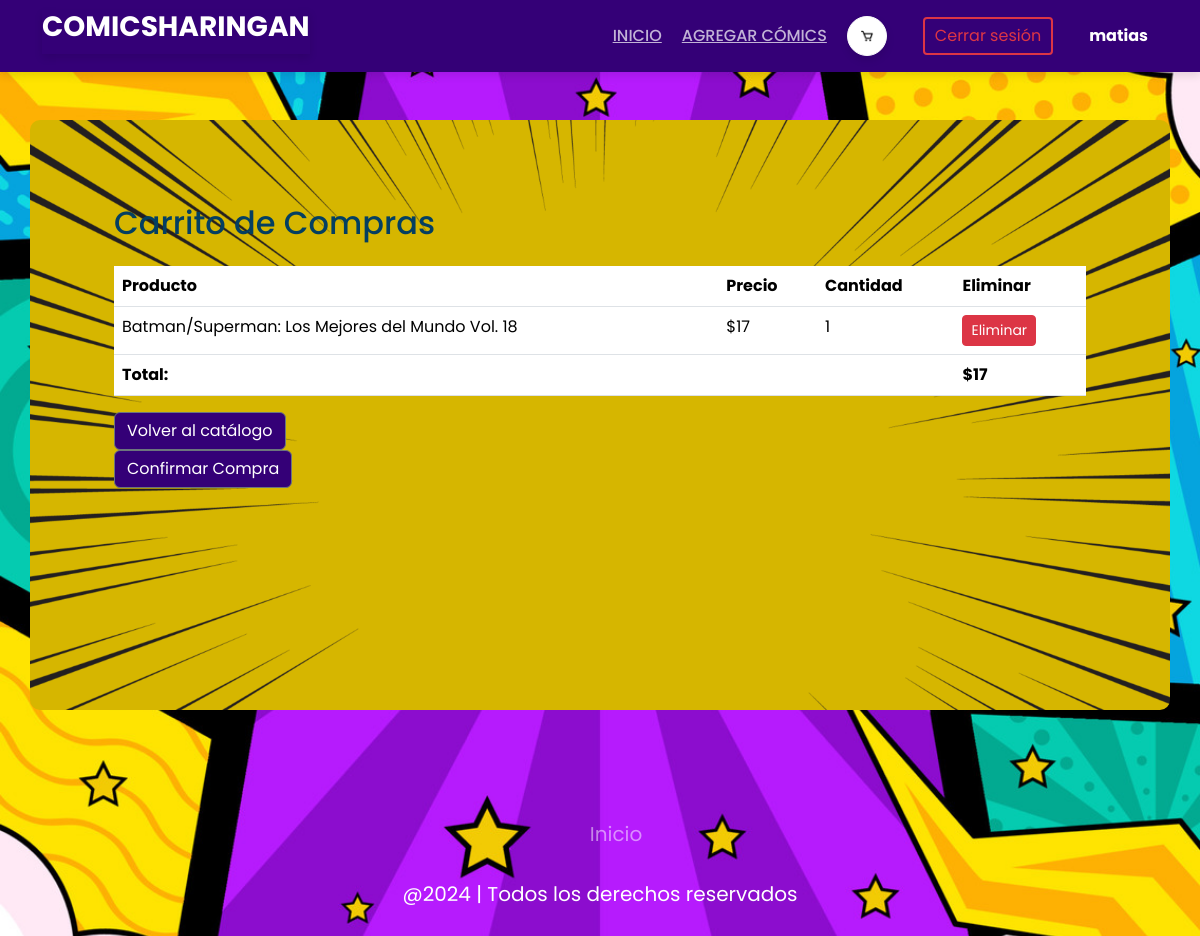
Page /ver_carrito/ (signed in) on the earlier database version.
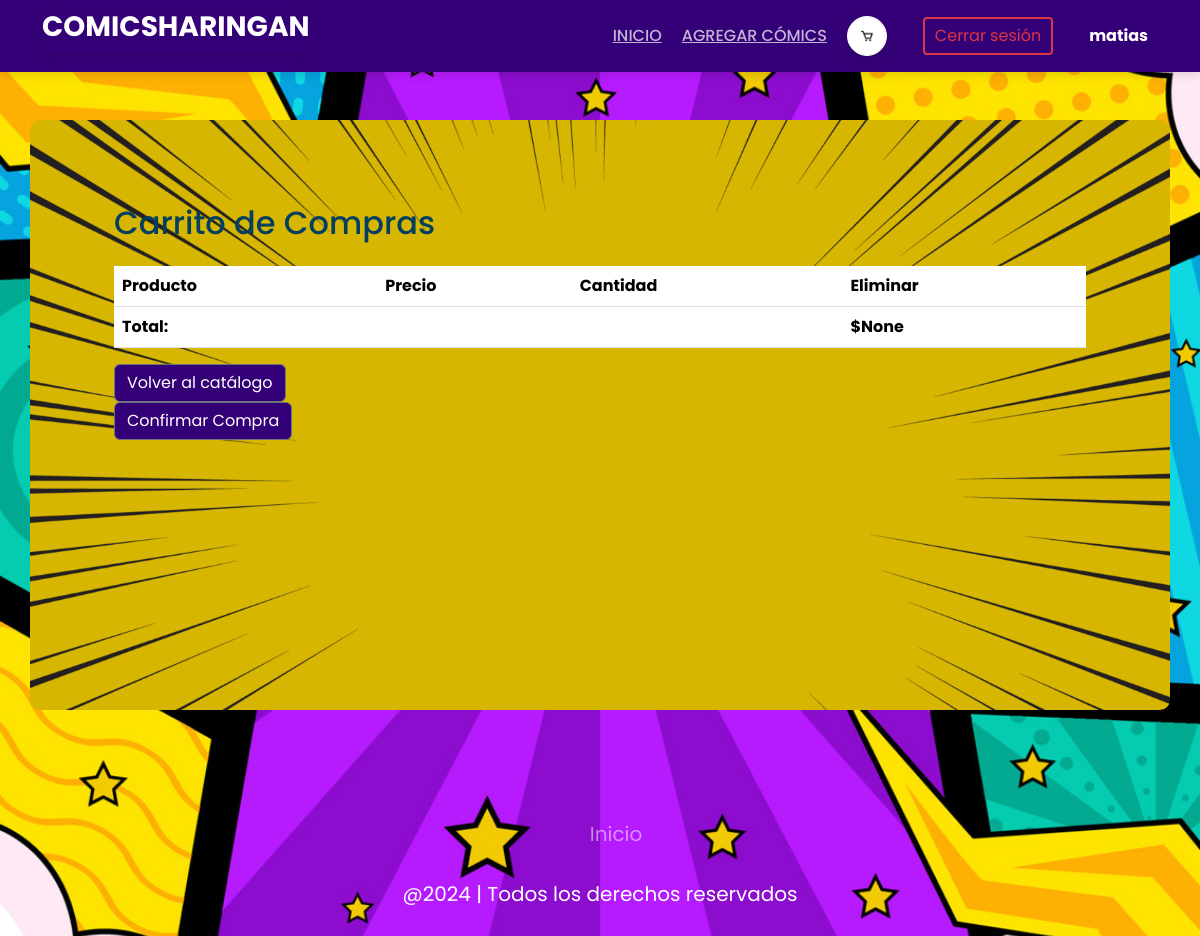
Same page on the later database version.
### post/models.py (models this page shows, shortened)
class CartItem(models.Model):
    cart = models.ForeignKey(Cart, related_name='items', on_delete=models.CASCADE)
    product = models.ForeignKey(Post, on_delete=models.CASCADE)
    quantity = models.PositiveIntegerField(default=1)

class Post(models.Model):
    title = models.CharField(max_length=250)
    content = models.TextField()
    image = models.ImageField(blank=True,null=True,upload_to='fotos/')
    price = models.IntegerField(default=0)
    stock = models.PositiveIntegerField(default=0)

### post/views.py (the view)
# urls.py: path('ver_carrito/', ver_carrito, name='ver_carrito'),
@login_required
def ver_carrito(request):
    cart = Cart.objects.filter(user=request.user).first()
    if cart:
        items = cart.items.all()
        total = items.aggregate(total=Sum('product__price'))['total']
    else:
        items = []
        total = 0
    return render(request, 'carrito.html', {'items': items, 'total': total})

### post/templates/carrito.html (shortened to what this page needs)
{% load static %}
<!DOCTYPE html>
<html lang="en">
<head>
    <link href="https://cdn.jsdelivr.net/npm/bootstrap@5.3.3/dist/css/bootstrap.min.css" rel="stylesheet">
    <link rel="stylesheet" href="{% static 'css/style_game.css' %}">
    <link rel="stylesheet" href="{% static 'css/style.css' %}">
</head>
<body>
    <header id="header" class="">
        <div class="container">
            <h1 class="logo"><a href="{% url 'index' %}">ComicSharingan</a></h1>
            <nav class="nav-menu" id="nav-menu">
                <ul>
                    <li class="active"><a href="{% url 'index' %}">Inicio</a></li>
                    {% if user.is_authenticated %}
                        {% if user.is_authenticated and user.is_staff %}
                            <li><a href="{% url 'agregar' %}">Agregar cómics</a></li>
                        {% endif %}
                        <li>
                            <a href="{% url 'ver_carrito' %}" class="btn btn-light cart-button position-relative">
                                <img src="{% static 'img/carrito.png' %}" alt="Carrito de compras" class="carimg">
                            </a>
                        </li>
                        <li>
                            <form action="{% url 'logout' %}" method="post">
                                <button type="submit" class="btn btn-outline-danger ms-3">Cerrar sesión</button>
                            </form>
                        </li>
                        <li>
                            <p class="username ms-3 mb-0">{{ user.username }}</p>
                        </li>
                    {% else %}
                        <li><a href="{% url 'login' %}" class="btn btn-outline-primary ms-3">Iniciar sesión</a></li>
                        <li><a href="{% url 'register' %}" class="btn btn-outline-success ms-3">Registrarse</a></li>
                    {% endif %}
                </ul>
            </nav>
        </div>
    </header>
    <div class="container mt-5 inises">
        <h2 class="mb-4">Carrito de Compras</h2>
        <table class="table">
            <thead>
                <tr>
                    <th scope="col">Producto</th>
                    <th scope="col">Precio</th>
                    <th scope="col">Cantidad</th>
                    <th scope="col">Eliminar</th>
                </tr>
            </thead>
            <tbody>
                {% for item in items %}
                <tr>
                    <td>{{ item.product.title }}</td>
                    <td>${{ item.product.price }}</td>
                    <td>{{ item.quantity }}</td>
                    <td>
                        <form action="{% url 'eliminar_del_carrito' item.id %}" method="post">
                            <button type="submit" class="btn btn-danger btn-sm">Eliminar</button>
                        </form>
                    </td>
                </tr>
                {% endfor %}
            </tbody>
            <tfoot>
                <tr>
                    <td colspan="3"><strong>Total:</strong></td>
                    <td><strong>${{ total }}</strong></td>
                </tr>
            </tfoot>
        </table>
        <a href="{% url 'index' %}" class="btn btn-secondary btn-ses">Volver al catálogo</a>
        <form action="{% url 'checkout' %}" method="post">
          <button type="submit" class="btn btn-secondary btn-ses">Confirmar Compra</button>
      </form>
    </div>
    <footer class="footer">
        <ul class="social-icon">
          <li class="icon-elem">
          </li>
          <li class="icon-elem">
          </li>
          <li class="icon-elem">
          </li>
          <li class="icon-elem">
          </li>
        </ul>
        <ul class="menu">
          <li class="menu-elem">
            <a href="{% url  'index' %}" class="menu-icon"> Inicio </a>
          </li>
        </ul>
        <p class="text">@2024 | Todos los derechos reservados</p>
      </footer>
</body>
</html>

Differences in the rows shown:
removed CartItem: product "Batman/Superman: Los Mejores del Mundo Vol. 18", product.price "17", quantity "1"
Other differences:
{{ total }}: "17" → "None"
